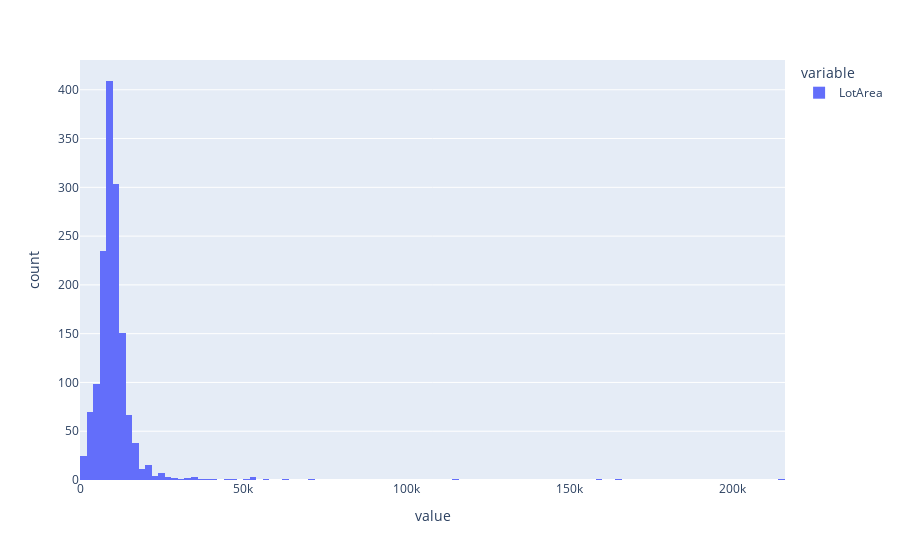

Notebook source saved alongside this figure:
### Code cell
train_data['LotArea'].hist()

### Figure 1 — Plotly figure (JSON) as saved in the notebook; plotly's stock layout.template omitted (floating-point values rounded to 4 significant figures; data arrays with more than 128 entries replaced by an {"elided": "..."} marker saying what was removed)
{"data": [{"alignmentgroup": "True", "bingroup": "x", "hovertemplate": "variable=LotArea<br>value=%{x}<br>count=%{y}<extra></extra>", "legendgroup": "LotArea", "marker": {"color": "#636efa"}, "name": "LotArea", "offsetgroup": "LotArea", "orientation": "v", "showlegend": true, "type": "histogram", "x": {"elided": "1460 int values"}, "xaxis": "x", "yaxis": "y"}], "layout": {"barmode": "relative", "legend": {"title": {"text": "variable"}, "tracegroupgap": 0}, "margin": {"t": 60}, "xaxis": {"anchor": "y", "domain": [0, 1], "title": {"text": "value"}}, "yaxis": {"anchor": "x", "domain": [0, 1], "title": {"text": "count"}}}}
